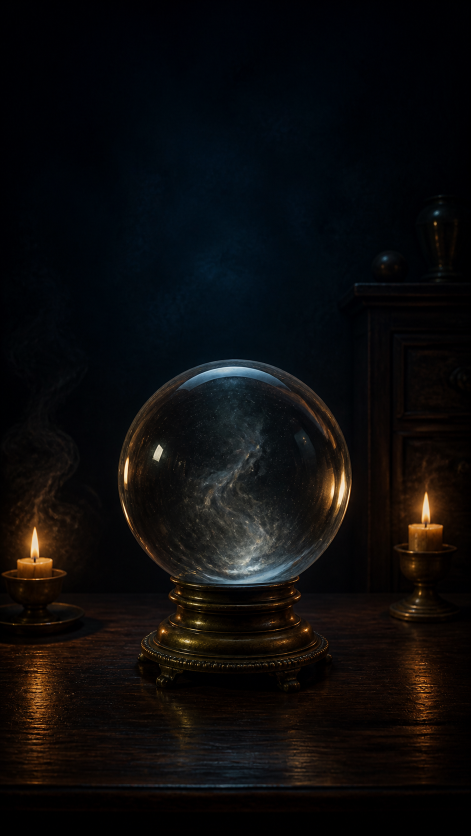
#> input picture assets/visual-proof/crystal-ball-candlelit-axis.png, 941 x 1672 px (shown at 1/2 size)
$ python build-crystal-ball-layers.py
#> lines starting #> are read from the running program, lines starting #| are printed output that depends on the picture; after the words box and inside, x2 and y2 are one past the last pixel; in counts of white or black regions, pixels touching at a corner belong together
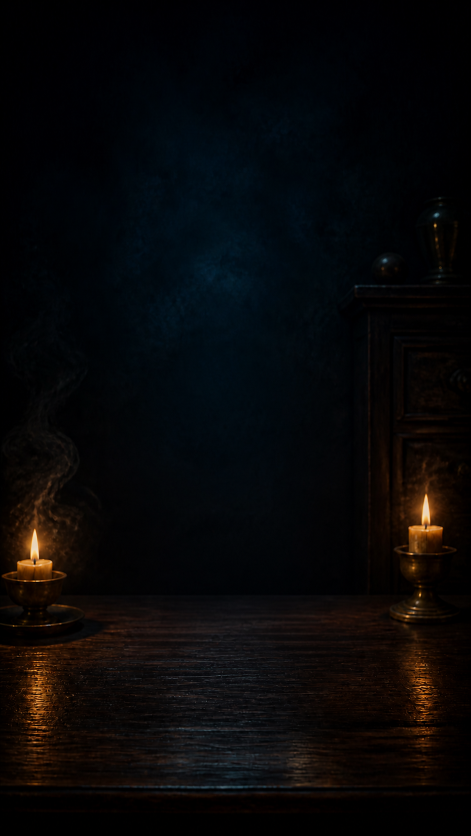
#> input picture assets/crystal-ball/layers/scene-clean-plate.png, 941 x 1671 px (shown at 1/2 size)
from __future__ import annotations

from pathlib import Path

import numpy as np
from PIL import Image, ImageChops, ImageDraw, ImageFilter, ImageStat


ROOT = Path(__file__).resolve().parents[1]
SOURCE = ROOT / "assets" / "visual-proof" / "crystal-ball-candlelit-axis.png"
CLEAN_PLATE = ROOT / "assets" / "crystal-ball" / "layers" / "scene-clean-plate.png"
OUTPUT = ROOT / "assets" / "crystal-ball" / "layers"

SPHERE_BOUNDS = (235, 719, 707, 1191)
SPHERE_INNER_BOUNDS = (260, 744, 682, 1166)
TABLE_SPLIT_Y = 1188


def rgba_layer(image: Image.Image, alpha: Image.Image) -> Image.Image:
    pixels = np.asarray(image.convert("RGBA"), dtype=np.uint8).copy()
    alpha_pixels = np.asarray(alpha, dtype=np.uint8)
    pixels[:, :, 3] = alpha_pixels
    pixels[alpha_pixels == 0, :3] = 0
    return Image.fromarray(pixels, mode="RGBA")


def antialiased_mask(size: tuple[int, int], draw_fn, scale: int = 4) -> Image.Image:
    width, height = size
    mask = Image.new("L", (width * scale, height * scale), 0)
    draw = ImageDraw.Draw(mask)

    def scaled_box(box):
        return tuple(round(value * scale) for value in box)

    draw_fn(draw, scaled_box, scale)
    return mask.resize(size, Image.Resampling.LANCZOS)


def make_room_and_table(clean: Image.Image) -> tuple[Image.Image, Image.Image]:
    width, height = clean.size
#> width = 941; height = 1672
    room_alpha = Image.new("L", clean.size, 0)
#> room_alpha: PIL image 941x1672 L; every value is 0
    room_alpha.paste(255, (0, 0, width, TABLE_SPLIT_Y))
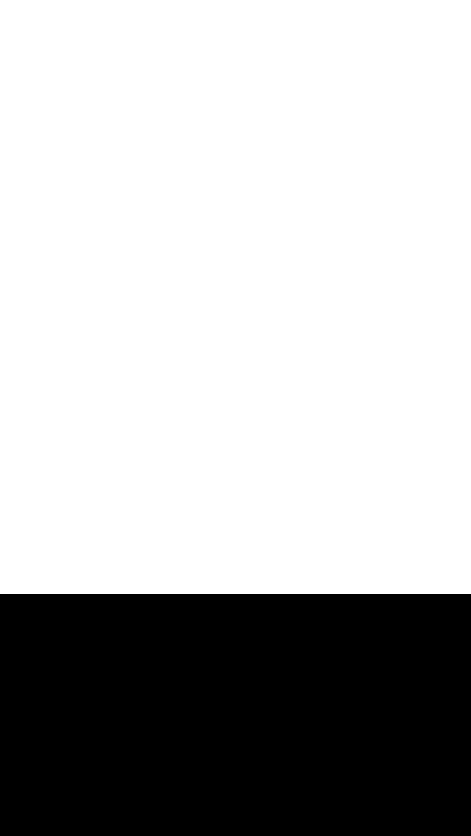
#> room_alpha: PIL image 941x1672 L (shown at 1/2 size); 71.1% white; 1 black region, box (x1, y1, x2, y2) and area: (0, 1188, 941, 1672) 455444
    table_alpha = ImageChops.invert(room_alpha)
    return rgba_layer(clean, room_alpha), rgba_layer(clean, table_alpha)
#> in rgba_layer, `pixels[:, :, 3] = alpha_pixels`:
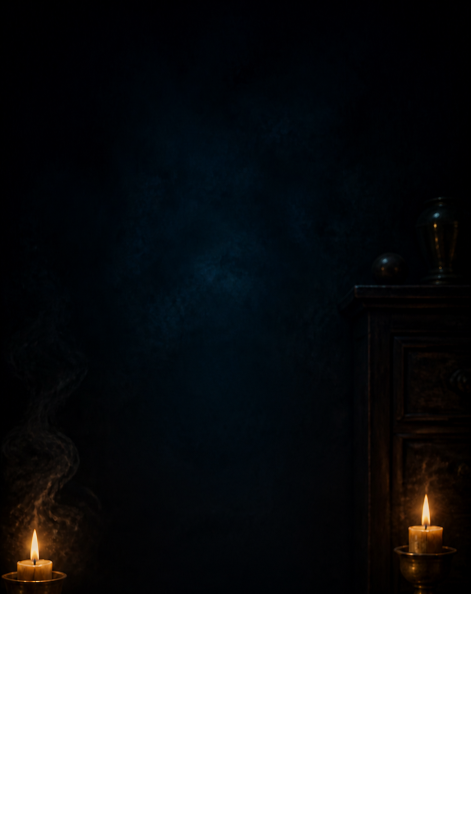
#> pixels: shape (1672, 941, 4) (shown at 1/2 size); mean R, G, B, A 8.2, 7.4, 8.3, 181.2; transparent parts drawn white


def make_pedestal_mask(size: tuple[int, int]) -> Image.Image:
#> in antialiased_mask, `mask = Image.new("L", (width * scale, height * scale), 0)`: mask: PIL image 3764x6688 L; every value is 0
    def draw_pedestal(draw: ImageDraw.ImageDraw, box, scale: int) -> None:
        draw.ellipse(box((333, 1138, 609, 1221)), fill=255)
        draw.rounded_rectangle(box((323, 1172, 620, 1284)), radius=44 * scale, fill=255)
        draw.polygon(
            [
                (326 * scale, 1202 * scale),
                (616 * scale, 1202 * scale),
                (637 * scale, 1292 * scale),
                (666 * scale, 1314 * scale),
                (658 * scale, 1360 * scale),
                (286 * scale, 1360 * scale),
                (277 * scale, 1314 * scale),
                (306 * scale, 1292 * scale),
            ],
            fill=255,
        )
        draw.ellipse(box((277, 1261, 667, 1367)), fill=255)
        draw.rounded_rectangle(box((303, 1324, 642, 1380)), radius=17 * scale, fill=255)
        draw.ellipse(box((292, 1340, 357, 1394)), fill=255)
        draw.ellipse(box((585, 1340, 650, 1394)), fill=255)

    mask = antialiased_mask(size, draw_pedestal)
    return mask.filter(ImageFilter.GaussianBlur(0.45))


def make_sphere_masks(source: Image.Image) -> tuple[Image.Image, Image.Image, Image.Image]:
    width, height = source.size
#> width = 941; height = 1672
    outer = antialiased_mask(
        source.size,
        lambda draw, box, _scale: draw.ellipse(box(SPHERE_BOUNDS), fill=255),
    )

    inner_binary = Image.new("L", source.size, 0)
    ImageDraw.Draw(inner_binary).ellipse(SPHERE_INNER_BOUNDS, fill=255)
#> inner_binary: PIL image 941x1672 L; 8.9% white; 1 white region, box (x1, y1, x2, y2) and area: (260, 744, 683, 1167) 140441

    luminance = np.asarray(source.convert("L"), dtype=np.uint8)
    y, x = np.ogrid[:height, :width]
#> y = 1672 values from 0 to 1671
    outer_array = np.asarray(outer, dtype=np.uint8) > 8
#> outer_array: shape (1672, 941) bool; 11.2% white; 1 white region, box (x1, y1, x2, y2) and area: (234, 718, 708, 1192) 175972
    highlight_zones = (
        ((y < 793) & (y > 715) & (x > 276) & (x < 666))
        | ((x < 361) & (x > 275) & (y > 805) & (y < 1084))
        | ((x > 617) & (x < 702) & (y > 805) & (y < 1122))
        | ((y > 1094) & (y < 1188) & (x > 300) & (x < 655))
    )
    reflection_array = outer_array & highlight_zones & (luminance > 83)
#> reflection_array: shape (1672, 941) bool; 0.82% white; 154 white regions (140 under 20 px), largest, box (x1, y1, x2, y2) and area: (406, 1095, 602, 1168) 6340, (358, 733, 559, 776) 2728, (668, 929, 697, 1031) 1289
    reflection = Image.fromarray((reflection_array * 255).astype(np.uint8), mode="L")

    inner_array = np.asarray(inner_binary, dtype=np.uint8)
    outer_array_u8 = np.asarray(outer, dtype=np.uint8)
    reflection_u8 = np.asarray(reflection, dtype=np.uint8)

    inner_alpha = np.where(reflection_u8 > 0, 0, inner_array).astype(np.uint8)
#> inner_alpha: shape (1672, 941); 8.4% white; 37 white regions (34 under 20 px), largest, box (x1, y1, x2, y2) and area: (260, 751, 683, 1165) 131248, (506, 1113, 522, 1123) 74, (518, 1139, 527, 1143) 20
    shell_alpha = np.where(
        (inner_array > 0) | (reflection_u8 > 0),
        0,
        outer_array_u8,
    ).astype(np.uint8)

    return (
        Image.fromarray(inner_alpha, mode="L"),
        Image.fromarray(shell_alpha, mode="L"),
        reflection,
    )


def white_alpha_layer(alpha: Image.Image) -> Image.Image:
    white = Image.new("RGBA", alpha.size, (255, 255, 255, 0))
    white.putalpha(alpha)
    return white


def make_smoke_masks(source: Image.Image, inner_mask: Image.Image) -> tuple[Image.Image, Image.Image]:
    rgb = np.asarray(source.convert("RGB"), dtype=np.float32)
    maximum = rgb.max(axis=2)
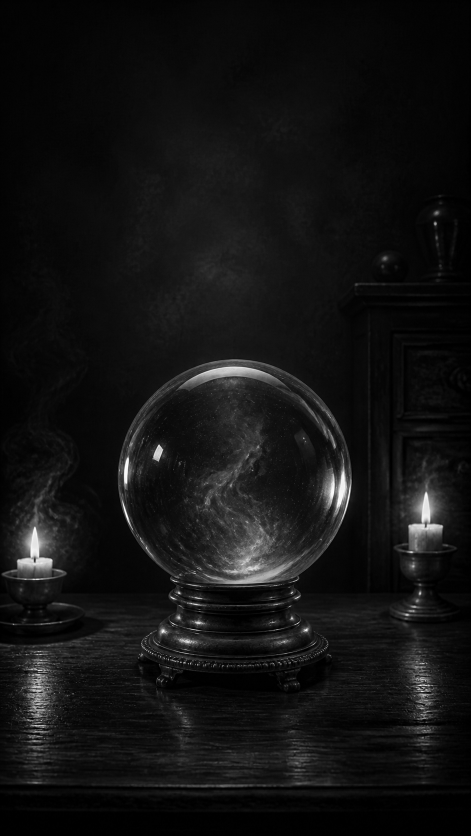
#> maximum: shape (1672, 941) float32 (shown at 1/2 size); min 0, max 255, mean 18.5
    minimum = rgb.min(axis=2)
    luminance = rgb.mean(axis=2)
    low_saturation = 1 - np.clip((maximum - minimum) / np.maximum(maximum, 1), 0, 1)
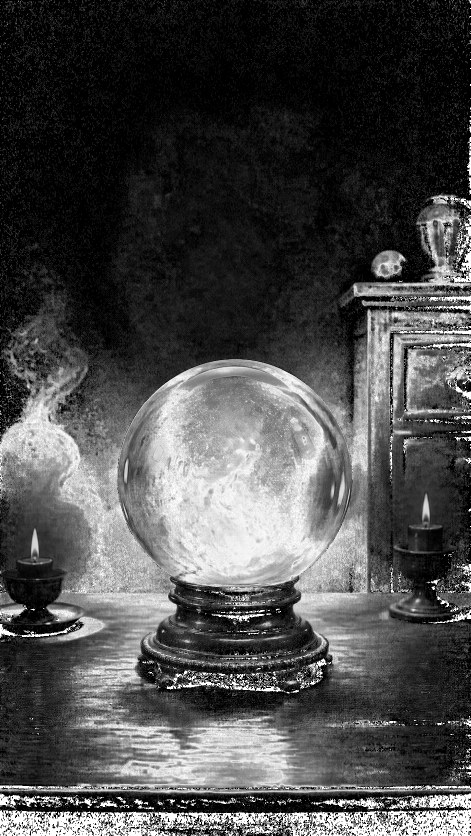
#> low_saturation: shape (1672, 941) float32 (shown at 1/2 size); min 0, max 1, mean 0.295

    inner = np.asarray(inner_mask, dtype=np.float32) / 255
    inner_smoke = np.clip((luminance - 35) / 95, 0, 1) * (0.46 + low_saturation * 0.54) * inner
    inner_smoke_alpha = Image.fromarray((inner_smoke * 210).astype(np.uint8), mode="L")
    inner_smoke_alpha = inner_smoke_alpha.filter(ImageFilter.GaussianBlur(2.4))

    height, width = luminance.shape
#> height = 1672; width = 941
    y, x = np.ogrid[:height, :width]
#> y = 1672 values from 0 to 1671
    outer_zone = (
        ((x < 266) & (y > 690) & (y < 1210))
        | ((x > 682) & (x < 934) & (y > 710) & (y < 1175))
    )
    outer_smoke = np.clip((luminance - 18) / 78, 0, 1) * low_saturation * outer_zone
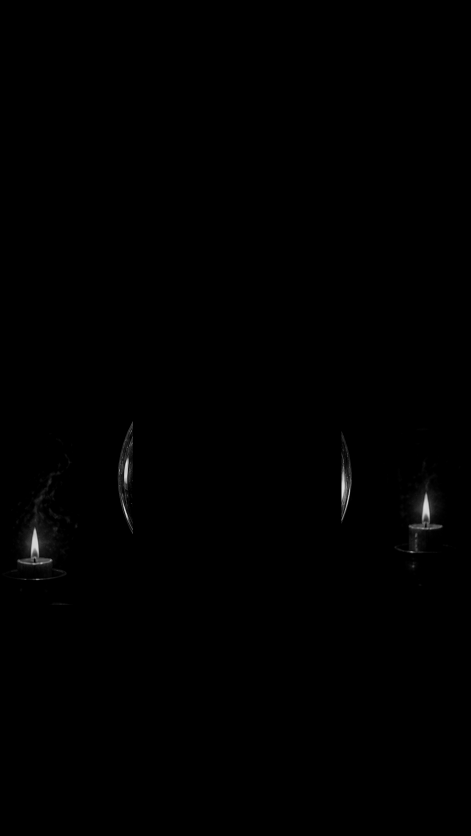
#> outer_smoke: shape (1672, 941) float32 (shown at 1/2 size); min 0, max 0.918, mean 0.0027
    outer_smoke_alpha = Image.fromarray((outer_smoke * 145).astype(np.uint8), mode="L")
    outer_smoke_alpha = outer_smoke_alpha.filter(ImageFilter.GaussianBlur(7.5))

    return white_alpha_layer(inner_smoke_alpha), white_alpha_layer(outer_smoke_alpha)
#> in rgba_layer (call 6), `pixels[:, :, 3] = alpha_pixels`:
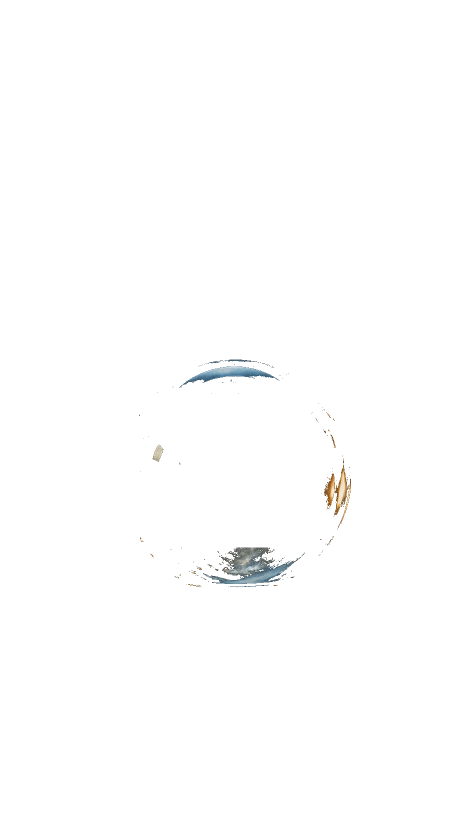
#> pixels: shape (1672, 941, 4) (shown at 1/2 size); mean R, G, B, A 13, 11.9, 12.3, 2.1; transparent parts drawn white


def make_candle_light_mask(size: tuple[int, int]) -> Image.Image:
    mask = Image.new("L", size, 0)
    draw = ImageDraw.Draw(mask)
    draw.ellipse((-125, 835, 285, 1335), fill=185)
    draw.ellipse((665, 790, 1045, 1290), fill=178)
    mask = mask.filter(ImageFilter.GaussianBlur(72))
    return white_alpha_layer(mask)


def save_layers() -> None:
    OUTPUT.mkdir(parents=True, exist_ok=True)
    source = Image.open(SOURCE).convert("RGBA")
    clean = Image.open(CLEAN_PLATE).convert("RGBA").resize(source.size, Image.Resampling.LANCZOS)

    room, table = make_room_and_table(clean)
    pedestal_mask = make_pedestal_mask(source.size)
    inner_alpha, shell_alpha, reflection_alpha = make_sphere_masks(source)
    inner_smoke, outer_smoke = make_smoke_masks(source, white_alpha_layer(inner_alpha).getchannel("A"))

    layers = {
        "room-background.png": room,
        "table-foreground.png": table,
        "pedestal.png": rgba_layer(source, pedestal_mask),
        "sphere-inner.png": rgba_layer(source, inner_alpha),
        "sphere-shell.png": rgba_layer(source, shell_alpha),
        "sphere-reflections.png": rgba_layer(source, reflection_alpha),
        "sphere-inner-mask.png": white_alpha_layer(inner_alpha.filter(ImageFilter.GaussianBlur(1.2))),
        "smoke-mask-inner.png": inner_smoke,
        "smoke-mask-outer.png": outer_smoke,
        "candle-light-mask.png": make_candle_light_mask(source.size),
    }

    for name, image in layers.items():
        image.save(OUTPUT / name, optimize=True)
#> this loop made 10 passes
#> name on passes 1 to 10: 'room-background.png', 'table-foreground.png', 'pedestal.png', 'sphere-inner.png', 'sphere-shell.png', 'sphere-reflections.png', 'sphere-inner-mask.png', 'smoke-mask-inner.png', 'smoke-mask-outer.png', 'candle-light-mask.png'

    preview = Image.new("RGBA", source.size, (6, 9, 13, 255))
    for name in (
        "room-background.png",
        "table-foreground.png",
        "pedestal.png",
        "sphere-inner.png",
        "sphere-shell.png",
        "sphere-reflections.png",
    ):
        preview.alpha_composite(layers[name])
    preview.convert("RGB").save(OUTPUT / "static-layered-preview.png", optimize=True)

    difference = ImageChops.difference(source.convert("RGB"), preview.convert("RGB"))
    mean_difference = sum(ImageStat.Stat(difference).mean) / 3
#> mean_difference = 2.85
    print(f"Created {len(layers)} production layers at {source.size[0]}x{source.size[1]}")
#| Created 10 production layers at 941x1672
    print(f"Static composite mean absolute RGB difference: {mean_difference:.2f}/255")
#| Static composite mean absolute RGB difference: 2.85/255


if __name__ == "__main__":
    save_layers()
